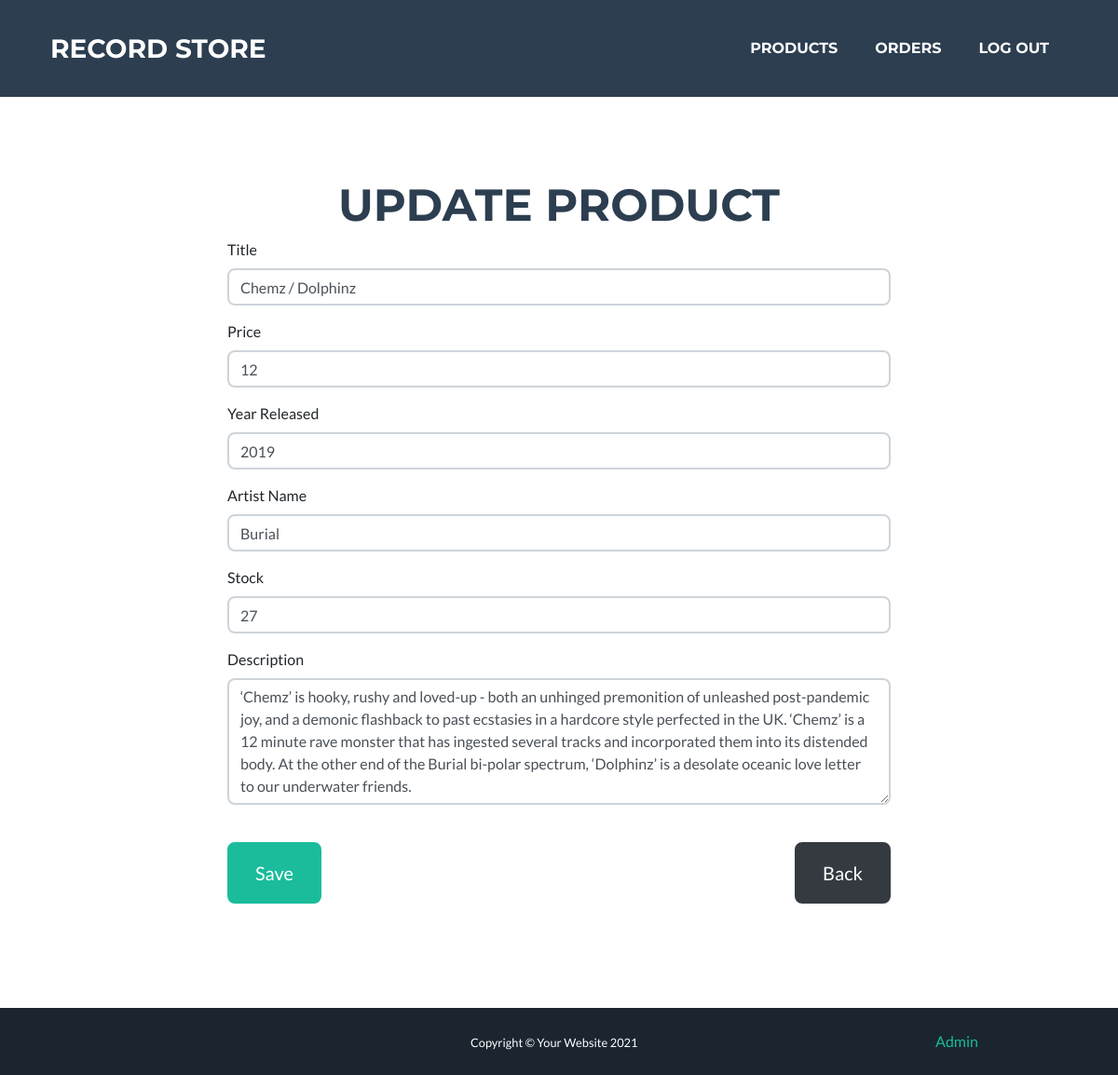
The app's page /admin/products/2 (signed in), older data.
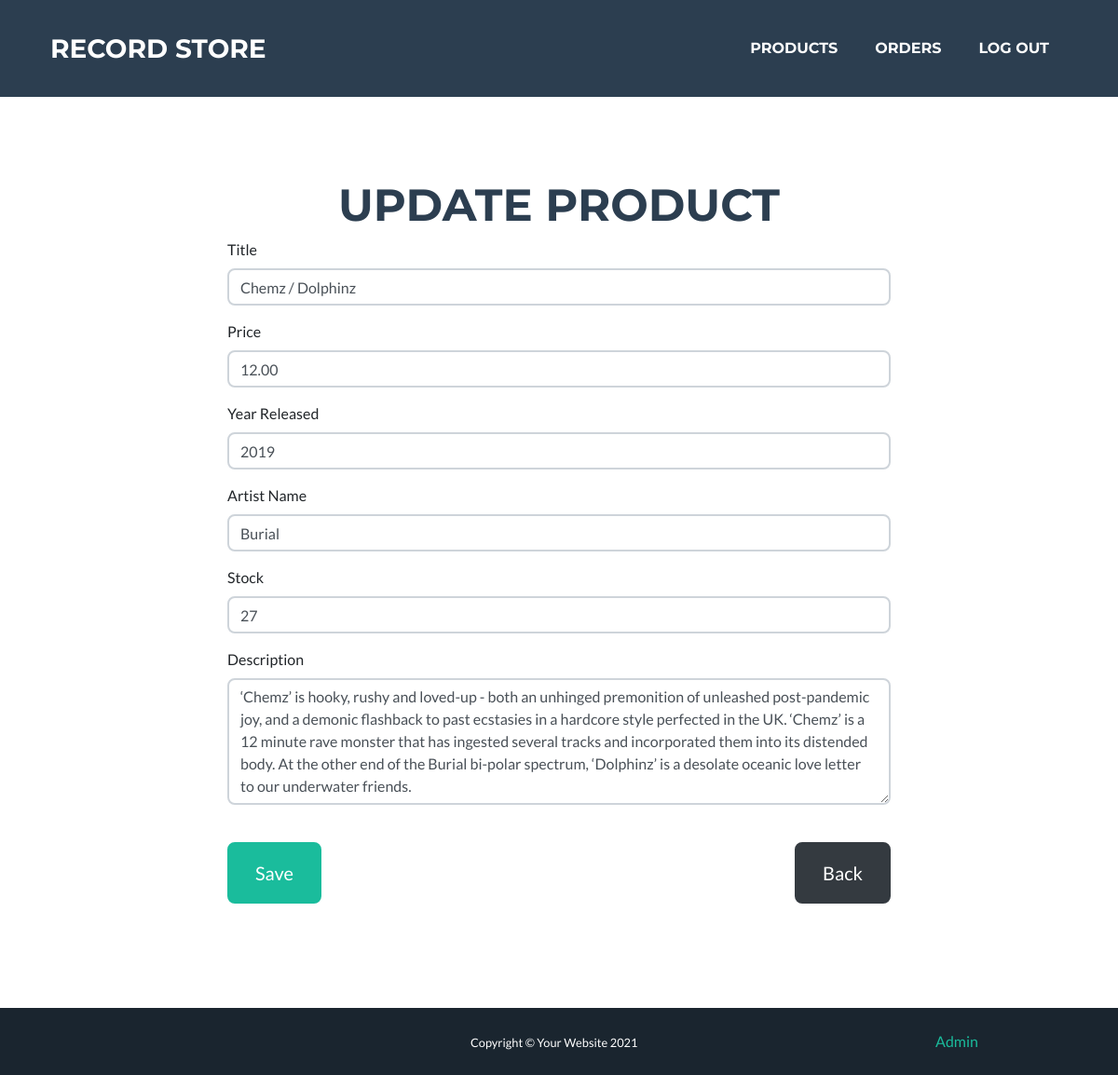
The same page, newer data.
### tables this page shows
CREATE TABLE `records` (
  `id_record` int(11) NOT NULL,
  `title` varchar(200) DEFAULT NULL,
  `description` varchar(1000) DEFAULT NULL,
  `price` decimal(11,2) DEFAULT NULL,
  `year_released` year(4) DEFAULT NULL,
  `cover` varchar(45) DEFAULT NULL,
  `stock` int(11) NOT NULL,
  `for_sale` tinyint(1) NOT NULL DEFAULT '1'
);

CREATE TABLE `artists` (
  `id_artist` int(11) NOT NULL,
  `name` varchar(200) DEFAULT NULL
);

### views/AdminView.php (called while the page is built, shortened)
<?php
class AdminView
{
    public function viewHeader($title)
    {
        include_once("views/partials/header.php");
    }
    public function viewFooter()
    {
        include_once("views/partials/footer.php");
    }
    public function viewProductForm($product, $errors)
    {
        include_once("views/partials/productForm.php");
    }
}

### models/Database.php (called while the page is built, shortened)
<?php
class Database
{
    private $conn = null;
    public function __construct($database, $username = "root", $password = "root", $servername = "localhost")
    {
        $dsn = "mysql:host=$servername;dbname=$database;charset=UTF8";
        try {
            $this->conn = new PDO($dsn, $username, $password);
            $this->conn->setAttribute(PDO::ATTR_ERRMODE, PDO::ERRMODE_EXCEPTION);
        } catch (PDOException $e) {
            echo "Connection failed: " . $e->getMessage();
        }
    }
    private function execute($statement, $input_parameters = [])
    {
        try {
            $stmt = $this->conn->prepare($statement);
            $stmt->execute($input_parameters);
            return $stmt;
        } catch (PDOException $e) {
            echo "Error: " . $e->getMessage() . "<br>";
            throw new Exception($e->getMessage());
        }
    }
    public function select($statement, $input_parameters = [])
    {
        $stmt = $this->execute($statement, $input_parameters);
        return $stmt->fetchAll();
    }
}

### models/AdminModel.php (called while the page is built, shortened)
<?php
class AdminModel
{
    private $db;
    public function __construct($database)
    {
        $this->db = $database;
    }
    public function fetchRecordById($id)
    {
        $statement = "SELECT r.title, r.description, r.price, r.year_released, r.stock, a.id_artist, a.name FROM records r
        JOIN records_has_artists rha
        ON r.id_record=rha.id_record
        JOIN artists a
        ON rha.id_artist=a.id_artist
        WHERE r.id_record = :id";
        $parameters = array(":id" => $id);
        $record = $this->db->select($statement, $parameters);
        return $record;
    }
}

### views/partials/productForm.php (the view, shortened to what the changed rows need)
<?php
$destination = URLROOT . "admin/products";
$heading = $product ? "Update product" : "Create product";
$title = $product ? $product['title'] : "";
$price = $product ? $product['price'] : "";
$yearReleased = $product ? $product['year_released'] : "";
$artistName = $product ? $product['name'] : "";
$stock = $product ? $product['stock'] : "";
$description = $product ? $product['description'] : "";
?>
<section class="page-section masthead min-vh-100" id="login">
        <div class="container">
                <h2 class="page-section-heading text-center text-uppercase text-secondary mb-3"><?= $heading ?></h2>
                <div class="row">
                        <div class="col-lg-8 mx-auto">
                                <form method="POST" action="#" novalidate="novalidate">
                                        <div class="control-group">
                                                <label>Title</label>
                                                <input name="title" class="form-control" id="title" type="text" placeholder="Title" required="required" value="<?= $title ?>" />
                                        </div>
                                        <div class="control-group">
                                                <label>Price</label>
                                                <input name="price" class="form-control" id="price" type="number" step="0.01" placeholder="Price" required="required" value="<?= $price ?>" />
                                        </div>
                                        <div class="control-group">
                                                <label>Year Released</label>
                                                <input name="year_released" class="form-control" id="year_released" type="text" placeholder="Year Released" required="required" value="<?= $yearReleased ?>" />
                                        </div>
                                        <div class="control-group">
                                                <label>Artist Name</label>
                                                <input name="name" class="form-control" id="name" type="text" placeholder="Artist Name" required="required" value="<?= $artistName ?>" />
                                        </div>
                                        <div class="control-group">
                                                <label>Stock</label>
                                                <input name="stock" class="form-control" id="stock" type="number" placeholder="Stock" required="required" min="0" value="<?= $stock ?>" />
                                        </div>
                                        <div class="control-group">
                                                <label>Description</label>
                                                <textarea name="description" class="form-control" rows="5" placeholder="Description" required="required"><?= $description ?></textarea>
                                        </div>
                                        <br />
                                        <div class="d-flex justify-content-between form-group">
                                                <button class=" btn btn-primary btn-xl" id="sendMessageButton" type="submit">Save</button>
                                                <a href=<?=$destination?> class='btn-xl btn btn-dark'>Back</a>
                                        </div>
                                </form>
                        </div>
                </div>
        </div>
</section>

Row changes from the older to the newer data that the page shows:
changed records "Chemz / Dolphinz": price "12" → "12.00"
